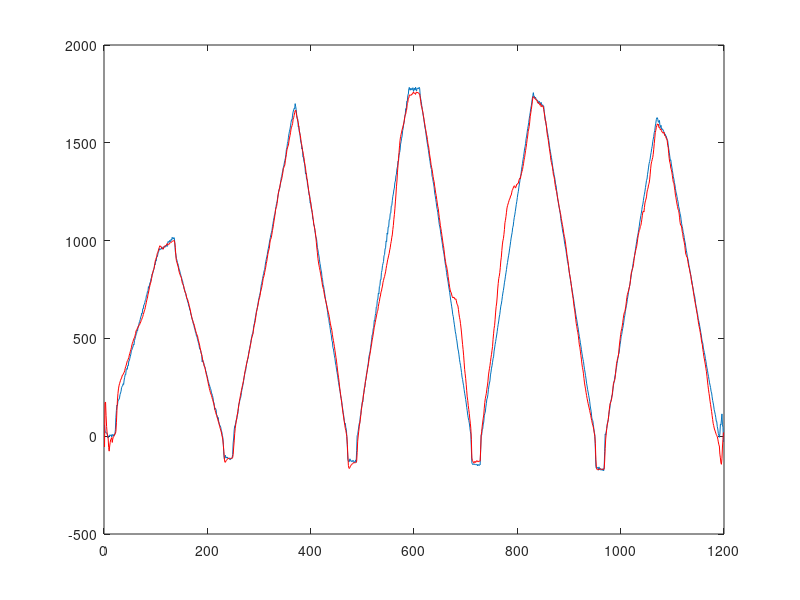
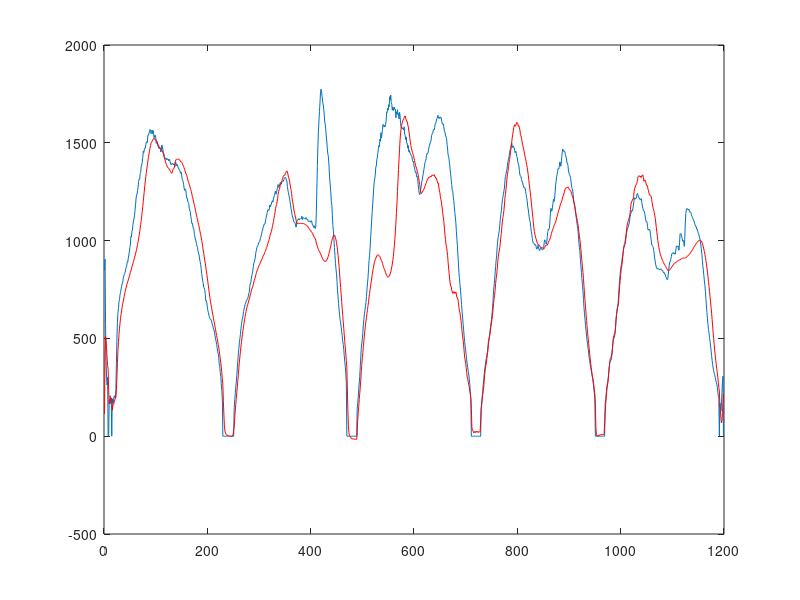

MATLAB code to generate these figures, in order:
% Name - Tinku, Roll No. - 14AE10032
clc; clear all;
load('Input_data')
load('Output_data')
Input_data;
Output_data;
%scaling of data
mu = 0.88; 
scmin = -.5;
scmax = .5;
[n ni] = size(Input_data);
[n no] = size(Output_data);
smin = min([Input_data Output_data]);
smax = max([Input_data Output_data]);
scalefac = (scmax- scmin)./(smax- smin);
for i = 1:ni
    Iput(:,i) = scmin +(Input_data(:,i)- smin(i))*scalefac(i);
end
for i = 1:no
    Oput(:,i) = scmin + (Output_data(:,i) - smin(i+ni))*scalefac(i+ni);
end
X = Iput;
Z = Oput;
nh = 5 ; % number of units in hidden layer
w1 = scmin+(scmax-scmin).*rand(nh,2); 
w2 = scmin+(scmax-scmin).*rand(2,nh);
for kk = 1:200
%1
for k = 1 : n
u0 = X;
y1(k,:) = u0(k,:)*w1';
u1(k,:) = tanh(y1(k,:));
y2(k,:) = u1(k,:)*w2';
u2(k,:) = tanh(y2(k,:));
%2
diffy2(k,:) = sech(y2(k,:)).^2;
diffy1(k,:) = sech(y1(k,:)).^2;
%3
e2b(k,:) = diffy2(k,:).*(Z(k,:)-u2(k,:));
e1b(k,:) = diffy1(k,:).*(e2b(k,:)*w2);
%4
w2 = w2 + mu.*e2b(k,:)'*(u1(k,:));
w1 = w1 + mu.*e1b(k,:)'*(u0(k,:));
end

end
[nx ny] = size(Z);
sigma2 = 1/(nx*ny)*sum(sum((Z-u2)'*(Z-u2)));


%descaling of data
for i = 1:ni
    DSIput(:,i) = smin(i) + (Iput(:,i) - scmin)/scalefac(i);
end
for i = 1:no
    DSOput(:,i) = smin(i+ni) + (Oput(:,i) - scmin)/scalefac(i+ni);
    Caloput(:,i) = smin(i+ni) + (u2(:,i)-scmin)/scalefac(i+ni);
end

% Plots
plot(DSOput(:,1))
hold on
plot(Caloput(:,1),'r')

figure
plot(DSOput(:,2))
hold on
plot(Caloput(:,2),'r')

MSE_mean_square_error = sigma2
